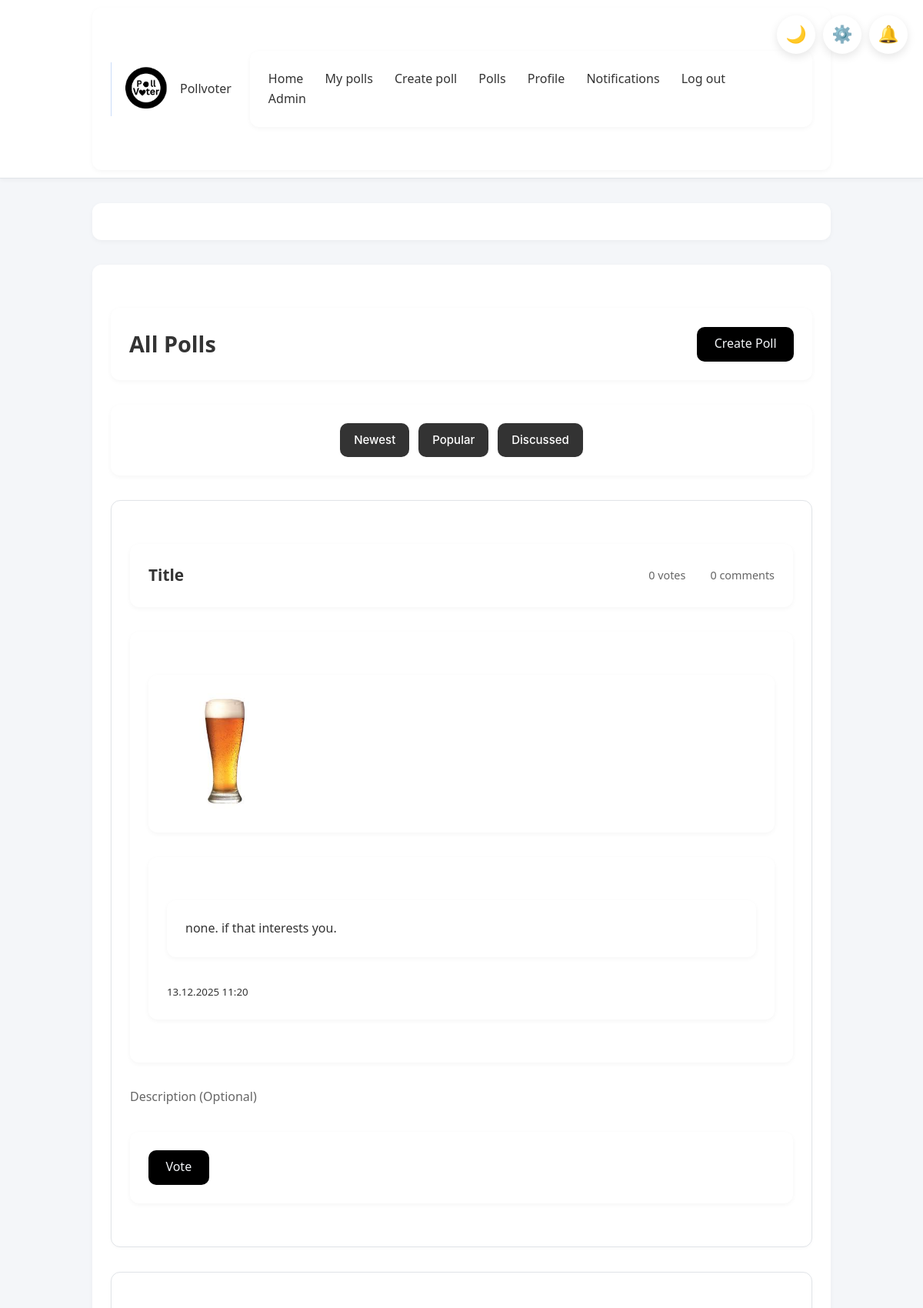
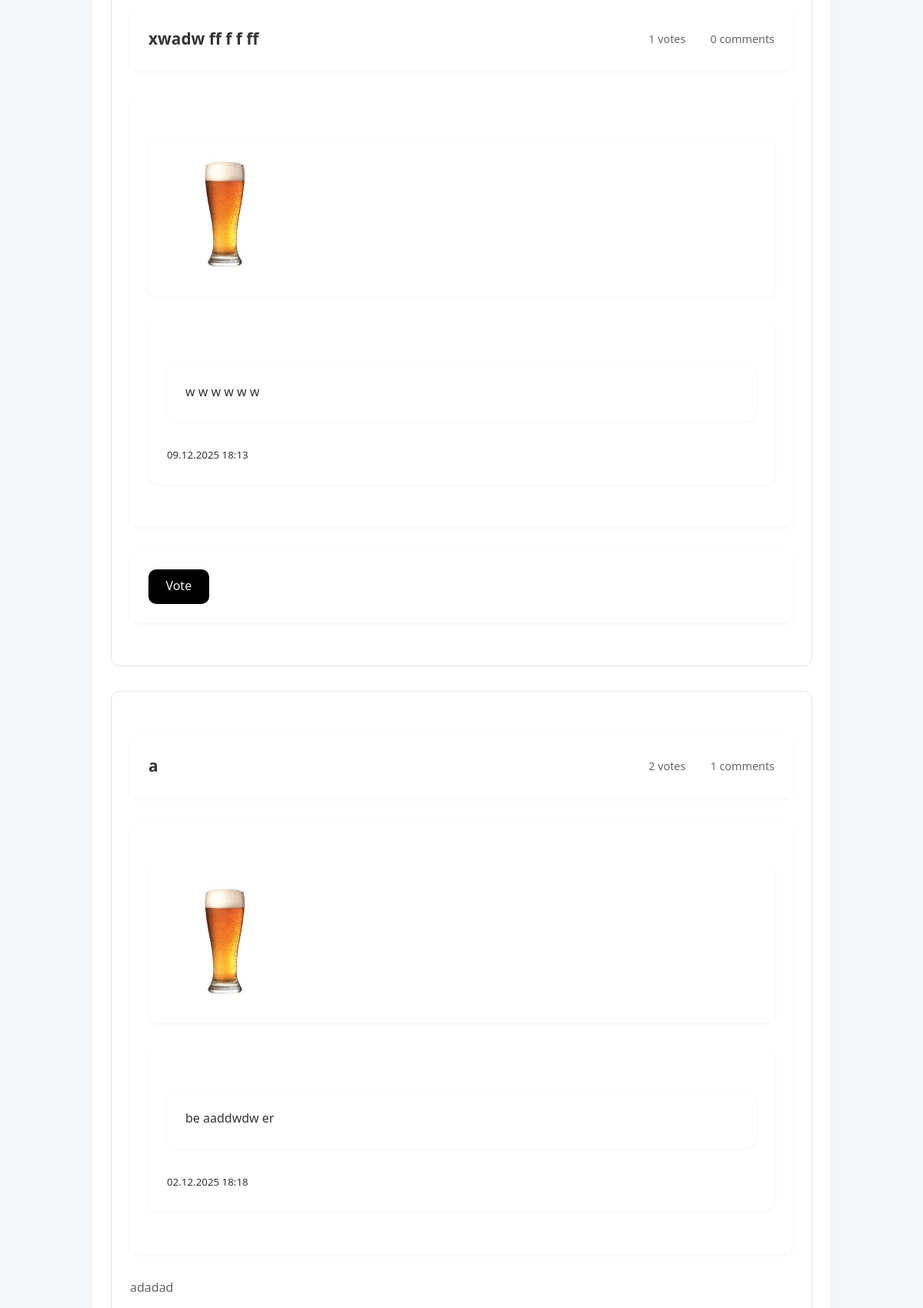
The page /polls (signed in, upper part) on the database its author committed (2 pictures, top to bottom).
### app/models.py (models this page shows, shortened)
class Poll(db.Model):
    __tablename__ = "poll"
    id = Column(Integer, primary_key=True)
    title = Column(Text, nullable=False)
    description = Column(String(120))
    created_at = Column(DateTime, default=datetime.now)
    user_id = Column(Integer, ForeignKey("user.id"), nullable=False)
    author = relationship("User", back_populates="polls")
    comments = relationship("Comment", back_populates="poll", cascade="all, delete-orphan")
    options = relationship("PollOption", back_populates="poll", cascade="all, delete-orphan")
    votes = relationship("Vote", back_populates="poll", cascade="all, delete-orphan")
    def getvotecount(self):
        return len(self.votes)

class User(UserMixin, db.Model):
    __tablename__ = "user"
    id = Column(Integer, primary_key=True)
    username = Column(String(20), unique=True, nullable = False)
    created_at = Column(DateTime, default=datetime.now)
    full_name = Column(String(20))
    bio = Column(String(100))
    pfp = Column(Text)
    password_hash = Column(Text)
    is_admin = Column(Boolean, default = False)
    polls = relationship("Poll", back_populates="author")
    votes = relationship("Vote", back_populates="user")
    comments = relationship("Comment", back_populates="author")
    def getpfp(self):
        if self.pfp:
            return f"/static/uploads/pfp/{self.pfp}"
        else:
            return f"/static/uploads/pfp/default.jpg"
    blocked = relationship(
        "User", secondary=blocklist,
        primaryjoin=(blocklist.c.blocker_id == id),
        secondaryjoin=(blocklist.c.blocked_id == id),
        backref=db.backref("blocked_by", lazy="dynamic"),
        lazy="dynamic"
    )
    followed = relationship(
        "User", secondary=followers,
        primaryjoin=(followers.c.follower_id == id),
        secondaryjoin=(followers.c.followed_id == id),
        backref=db.backref("followers", lazy="dynamic"),
        lazy="dynamic"
    )

### app/routes.py (the view)
@polls.route('/polls')
@login_required
def listpolls():
    sort_by = request.args.get('sort_by', 'newest', type=str)
    page = request.args.get('page', 1, type=int)
    blocked_ids = [user.id for user in current_user.blocked]
    blocked_by_ids = [user.id for user in current_user.blocked_by]
    exclude_ids = blocked_ids + blocked_by_ids
    query = Poll.query.filter(Poll.user_id.notin_(exclude_ids))
    if sort_by == 'popular':
        query = query.outerjoin(Vote).group_by(Poll.id).order_by(db.func.count(Vote.id).desc())
    elif sort_by == 'discussed':
        query = query.outerjoin(Comment).group_by(Poll.id).order_by(db.func.count(Comment.id).desc())
    else:
        query = query.order_by(Poll.created_at.desc())
    polls = query.paginate(page=page, per_page=5)
    return render_template('polls.html', polls=polls, sort_by=sort_by)

### app/__init__.py (called while the page is built)
def create_app():
    app = Flask(__name__)
    app.config['SECRET_KEY'] = 'your_secret_key'
    app.config['SQLALCHEMY_DATABASE_URI'] = 'sqlite:///pollvoter.db'
    app.config['SQLALCHEMY_TRACK_MODIFICATIONS'] = False
    app.config["UPLOAD_FOLDER"] = "static/uploads"
    app.config["PFP_FOLDER"] =  "app/static/uploads/pfp"
    db.init_app(app)
    login_manager.init_app(app)
    migrate.init_app(app, db)
    app.register_blueprint(auth)
    app.register_blueprint(main)
    app.register_blueprint(polls)
    app.register_blueprint(admin)
    @login_manager.user_loader
    def load_user(userid):
        return User.query.get(int(userid))
    return app

### app/templates/polls.html (shortened to what this page needs)
{% extends "base.html" %}
{% block content %}
<div class="polls-header">
    <h2>All Polls</h2>
    <a href="{{ url_for('polls.create_poll') }}" class="btn btn-primary">Create Poll</a>
</div>
<div class="sort-options">
    <a href="{{url_for('polls.listpolls', sort_by = 'newest')}}">Newest</a>
    <a href="{{url_for('polls.listpolls', sort_by = 'popular')}}">Popular</a>
    <a href="{{url_for('polls.listpolls', sort_by = 'discussed')}}">Discussed</a>
</div>
{% if polls.items %}
    {% for poll in polls.items %}
    <div class="poll-card">
        <div class="poll-header">
            <h3><a href="{{ url_for('polls.poll_detail', poll_id=poll.id) }}">{{ poll.title }}</a></h3>
            <span class="poll-stats">
                 {{ poll.getvotecount() }} votes
                 {{ poll.comments|length }} comments
            </span>
        </div>
        <div class="poll-author">
            <div class="user-avatar"><img src="{{ current_user.getpfp() }}" alt="Profile Picture" width="150" height="150"></div>
            <div>
                <div class="author-name">{{ poll.author.full_name if poll.author.full_name else poll.author.username }}</div>
                <small class="poll-date">{{ poll.created_at.strftime('%d.%m.%Y %H:%M') }}</small>
            </div>
        </div>
        {% if poll.description %}
        <p class="poll-description">{{ poll.description }}</p>
        {% endif %}
        <div class="poll-actions">
            <a href="{{ url_for('polls.poll_detail', poll_id=poll.id) }}" class="btn btn-primary">Vote</a>
        </div>
    </div>
    {% endfor %}
{% else %}
    <div class="no-polls">
        <p>There are no polls yet. <a href="{{ url_for('polls.create_poll') }}">Create the first one!</a></p>
    </div>
{% endif %}
{% endblock %}

### app/static/styles.css (style rules this page uses)
:root { --bg-color: #f4f6f9; --text-color: #333333; --card-bg: #ffffff; --navbar-bg: #ffffff; --border-color: #e1e4e8; --input-bg: #ffffff; --link-color: #000000; --subtle-text: #666; --accent-color: #000; --accent-hover: #1a1a1a; --yes-fill-color: #111; --no-fill-color: #666; --progress-bg: #e0e0e0; --shadow-light: 0 2px 6px rgba(0, 0, 0, 0.04); }
body { background-color: var(--bg-color); color: var(--text-color); transition: background-color 0.3s, color 0.3s; }
.poll-card, .comment, .report-card, .card, .profile-container { background-color: var(--card-bg); border: 1px solid var(--border-color); color: var(--text-color); box-shadow: 0 1px 4px rgba(0, 0, 0, 0.03); }
* { box-sizing: border-box; margin: 0; padding: 0; }
body { font-family: 'Segoe UI', Tahoma, Geneva, Verdana, sans-serif; background-color: var(--bg-color); color: var(--text-color); line-height: 1.6; }
div:not(nav):not(footer) { max-width: 960px; margin: 2rem auto; padding: 1.5rem; background-color: var(--card-bg); box-shadow: var(--shadow-light); border-radius: 12px; }
.polls-header { display: flex; justify-content: space-between; align-items: center; margin-bottom: 2rem; }
.polls-header h2 { font-size: 1.8rem; font-weight: 600; }
.btn { display: inline-block; padding: 0.6rem 1.4rem; background-color: var(--accent-color); color: var(--bg-color); border: none; border-radius: 10px; font-size: 1rem; font-weight: 500; text-align: center; text-decoration: none; cursor: pointer; transition: all 0.25s ease; }
.sort-options { display: flex; gap: 12px; justify-content: center; align-items: center; margin-top: 20px; }
.sort-options a { color: var(--card-bg); background-color: var(--text-color); padding: 10px 18px; border-radius: 10px; text-decoration: none; font-family: 'Inter', 'Segoe UI', sans-serif; font-size: 15px; font-weight: 500; transition: all 0.25s ease; }
.poll-card { background-color: var(--card-bg); border-radius: 12px; box-shadow: 0 1px 4px rgba(0, 0, 0, 0.03); padding: 1.5rem; margin-bottom: 1.5rem; transition: transform 0.2s ease-in-out; border: 1px solid var(--border-color); }
.poll-header { display: flex; justify-content: space-between; align-items: center; margin-bottom: 0.75rem; }
.poll-header h3 a { color: var(--text-color); text-decoration: none; font-size: 1.3rem; }
.poll-stats { font-size: 0.9rem; color: var(--subtle-text); display: flex; gap: 1rem; align-items: center; }
.poll-description { margin-bottom: 1rem; color: var(--subtle-text); }

### rows shown on the page
Poll: title "Title", getvotecount "0", comments|length "0", getpfp (picture), author "none. if that interests you.", created_at "13.12.2025 11:20", description "Description (Optional)"
Poll: title "xwadw ff f f ff", getvotecount "1", comments|length "0", getpfp (picture), author "w w w w w w", created_at "09.12.2025 18:13"
Poll: title "a", getvotecount "2", comments|length "1", getpfp (picture), author "be aaddwdw er", created_at "02.12.2025 18:18", description "adadad"
